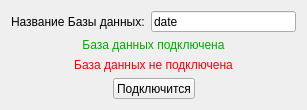
<?xml version="1.0" encoding="UTF-8"?>
<ui version="4.0">
 <class>DataAccessObjectWindow</class>
 <widget class="QWidget" name="DataAccessObjectWindow">
  <property name="geometry">
   <rect>
    <x>0</x>
    <y>0</y>
    <width>307</width>
    <height>110</height>
   </rect>
  </property>
  <property name="minimumSize">
   <size>
    <width>307</width>
    <height>110</height>
   </size>
  </property>
  <property name="maximumSize">
   <size>
    <width>307</width>
    <height>110</height>
   </size>
  </property>
  <property name="windowTitle">
   <string>Form</string>
  </property>
  <layout class="QVBoxLayout" name="verticalLayout">
   <item>
    <layout class="QHBoxLayout" name="horizontalLayout">
     <item>
      <widget class="QLabel" name="label">
       <property name="text">
        <string>Название Базы данных:</string>
       </property>
      </widget>
     </item>
     <item>
      <widget class="QLineEdit" name="nameBaseEdit">
       <property name="text">
        <string>date</string>
       </property>
      </widget>
     </item>
    </layout>
   </item>
   <item>
    <widget class="QLabel" name="infoLabel">
     <property name="styleSheet">
      <string notr="true">color: rgb(0, 170, 0);</string>
     </property>
     <property name="text">
      <string>База данных подключена</string>
     </property>
     <property name="alignment">
      <set>Qt::AlignCenter</set>
     </property>
    </widget>
   </item>
   <item>
    <widget class="QLabel" name="errorLabel">
     <property name="styleSheet">
      <string notr="true">color: rgb(255, 0, 0);</string>
     </property>
     <property name="text">
      <string>База данных не подключена</string>
     </property>
     <property name="alignment">
      <set>Qt::AlignCenter</set>
     </property>
    </widget>
   </item>
   <item>
    <layout class="QHBoxLayout" name="horizontalLayout_2">
     <item>
      <spacer name="horizontalSpacer">
       <property name="orientation">
        <enum>Qt::Horizontal</enum>
       </property>
       <property name="sizeHint" stdset="0">
        <size>
         <width>40</width>
         <height>20</height>
        </size>
       </property>
      </spacer>
     </item>
     <item>
      <widget class="QPushButton" name="connectButton">
       <property name="text">
        <string>Подключится</string>
       </property>
      </widget>
     </item>
     <item>
      <spacer name="horizontalSpacer_2">
       <property name="orientation">
        <enum>Qt::Horizontal</enum>
       </property>
       <property name="sizeHint" stdset="0">
        <size>
         <width>40</width>
         <height>20</height>
        </size>
       </property>
      </spacer>
     </item>
    </layout>
   </item>
  </layout>
 </widget>
 <resources/>
 <connections/>
</ui>
